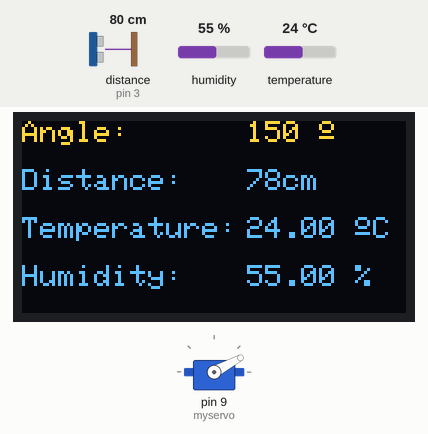
A sketch run on a simulated Arduino Uno, built with avr-gcc and run on an emulated ATmega328P. On the bench: 128×64 one-colour display, servo. Wiring (inferred from the names in the program): ultrasonic range finder: trigger pin 4; echo pin 3. The test bench sets the inputs (shaded band); at power-on: distance to the obstacle (sensor on pin 3) 80 cm, humidity 55 %, temperature 24 °C. The echo pulse lasts 58.3 µs per cm; the OLED is the two-colour kind (top 16 rows yellow); what the sketch prints to the serial monitor is not drawn.

Above: at 10.12 s.
10.2 s: distance to the obstacle (sensor on pin 3) set to 2 cm
At 10.36 s:
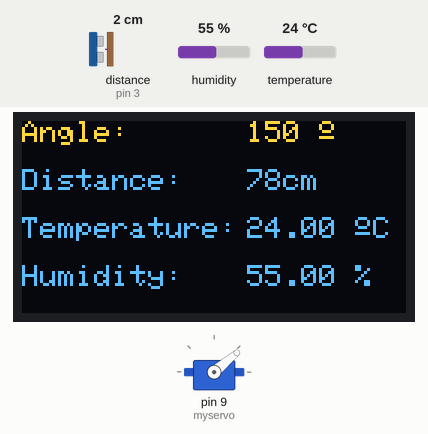
12.0 s: humidity set to 40 %
13.9 s: temperature set to 12 °C
At 17.37 s:
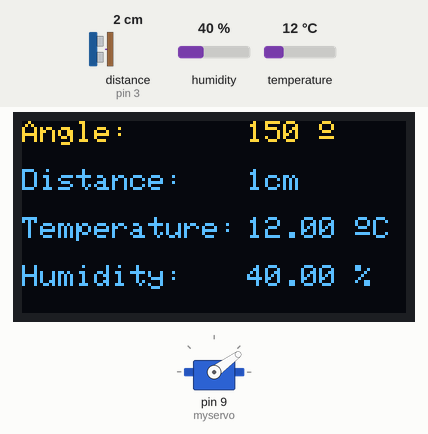
17.9 s: distance to the obstacle (sensor on pin 3) set to 4 cm
19.9 s: humidity set to 22 %
At 23.79 s:
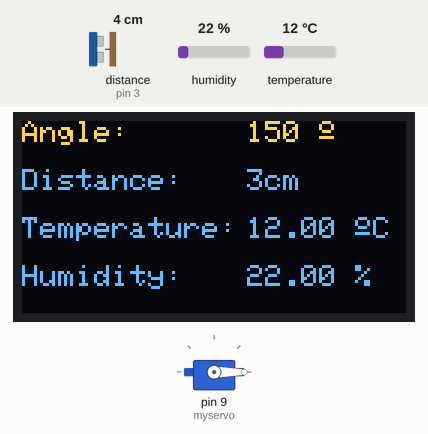
28.7 s: distance to the obstacle (sensor on pin 3) set to 9 cm
At 31.67 s:
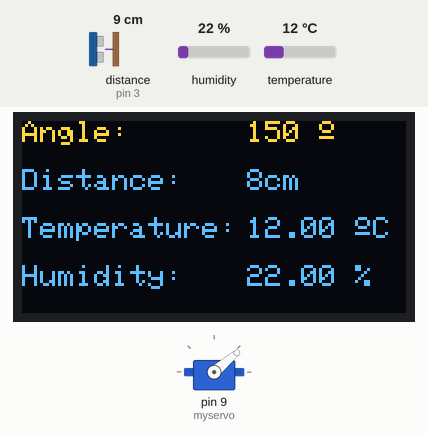
Timing chart, 0 to 33.3 s (numbered marks = the images above; inputs shaded):
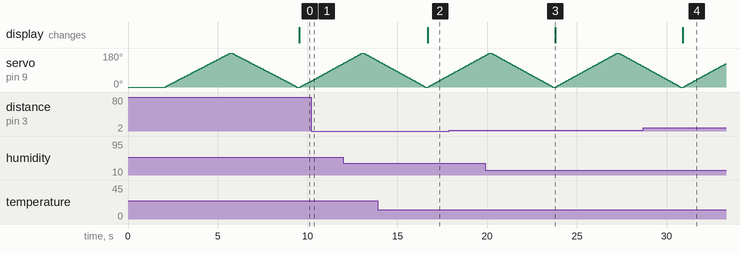

The sketch:

mca_ultra_ranger_and_display.ino
```cpp
#include <Wire.h>
#include <Adafruit_GFX.h>
#include <Adafruit_SSD1306.h>
#include <Adafruit_Sensor.h>
#include <DHT.h>


#define SCREEN_WIDTH 128 // OLED display width, in pixels
#define SCREEN_HEIGHT 64 // OLED display height, in pixels

// Declaration for an SSD1306 display connected to I2C (SDA, SCL pins)
Adafruit_SSD1306 display(SCREEN_WIDTH, SCREEN_HEIGHT, &Wire, -1);

#define DHTPIN 5     // Digital pin connected to the DHT sensor

// Uncomment the type of sensor in use:
#define DHTTYPE    DHT11     // DHT 11

DHT dht(DHTPIN, DHTTYPE);

//------------------------------------------------------

const int trigPin = 4;
const int echoPin = 3;
long duration;
int distance;

#include <Servo.h>
 Servo myservo;
 int pos = 0;

//------------------------------------------------------

void setup() {
  Serial.begin(115200);

  dht.begin();

  if(!display.begin(SSD1306_SWITCHCAPVCC, 0x3C)) {
    Serial.println(F("SSD1306 allocation failed"));
    for(;;);
  }
  delay(2000);
  display.clearDisplay();
  display.setTextColor(WHITE);
//------------------------------------------------------

 pinMode(trigPin, OUTPUT);
 pinMode(echoPin, INPUT);
 Serial.begin(115200);
 myservo.attach(9);
 void ultra();

}
void ultra()
{
 digitalWrite(trigPin, LOW);
 delayMicroseconds(2);
 digitalWrite(trigPin, HIGH);
 delayMicroseconds(10);
 digitalWrite(trigPin, LOW);
 duration = pulseIn(echoPin, HIGH);
 distance= duration*0.034/2;
 Serial.print("Distance: ");
 Serial.println(distance);

 Serial.print("Angle: ");
 Serial.println(pos);

 delay(75);
}

void loop()
{
 for (pos = 0; pos <= 180; pos += 4)
 {
  myservo.write(pos);
  ultra();
 }

 for (pos = 180; pos >= 0; pos -= 4)
 {
  myservo.write(pos);
  ultra();


 }
 //------------------------------------------------------
delay(10);

  //read temperature and humidity
  float t = dht.readTemperature();
  float h = dht.readHumidity();
  if (isnan(h) || isnan(t)) {
    Serial.println("Failed to read from DHT sensor!");
  }

  //clear display
  display.clearDisplay();

  // display angle
  display.setTextSize(1);
  display.setCursor(0,0);
  display.print("Angle: ");
  display.setTextSize(1);
  display.setCursor(75,0);
  display.print("150");
  display.print(" ");
  display.setTextSize(1);
  display.cp437(true);
  display.write(167);
  display.setTextSize(1);
  display.print(" ");

  // display dist
  display.setTextSize(1);
  display.setCursor(0, 16);
  display.print("Distance: ");
  display.setTextSize(1);
  display.setCursor(75, 16);
  display.print(distance);
  display.print("cm");

  display.display();

//---------------------------------------------------
  display.setTextSize(1);
  display.setCursor(0,32);
  display.print("Temperature: ");
  display.setTextSize(1);
  display.setCursor(75,32);
  display.print(t);
  display.print(" ");
  display.setTextSize(1);
  display.cp437(true);
  display.write(167);
  display.setTextSize(1);
  display.print("C");

  // display humidity
  display.setTextSize(1);
  display.setCursor(0,48);
  display.print("Humidity: ");
  display.setTextSize(1);
  display.setCursor(75,48);
  display.print(h);
  display.print(" %");

  display.display();
}
```

Measured:
- after the input at 13.9 s, the display: changes after 2.8 s (image 2)
- after the input at 19.9 s, the display: changes after 3.9 s (image 3)
- after the input at 28.7 s, the display: changes after 2.2 s (image 4)
